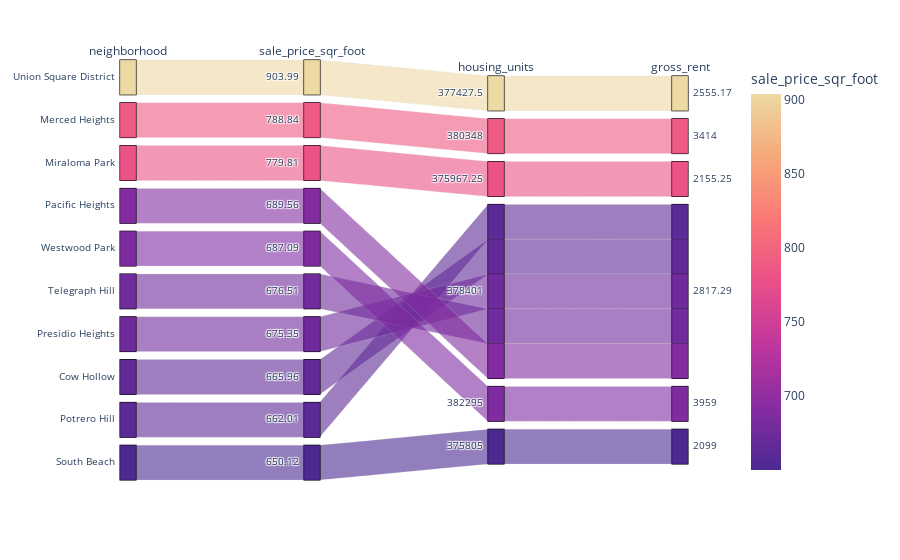

Source (notebook cell):
### Code cell
# Parallel Categories Plot
px.parallel_categories(expensive_neighborhood.reset_index(), color='sale_price_sqr_foot',color_continuous_scale=px.colors.sequential.Agsunset)

### Figure 1 — Plotly figure (JSON) as saved in the notebook; plotly's stock layout.template omitted (floating-point values rounded to 4 significant figures)
{"data": [{"dimensions": [{"label": "neighborhood", "values": ["Union Square District", "Merced Heights", "Miraloma Park", "Pacific Heights", "Westwood Park", "Telegraph Hill", "Presidio Heights", "Cow Hollow", "Potrero Hill", "South Beach"]}, {"label": "sale_price_sqr_foot", "values": [904.0, 788.8, 779.8, 689.6, 687.1, 676.5, 675.4, 666.0, 662.0, 650.1]}, {"label": "housing_units", "values": [377400.0, 380348, 376000.0, 378401, 382295, 378401, 378401, 378401, 378401, 375805]}, {"label": "gross_rent", "values": [2555.0, 3414, 2155.0, 2817.0, 3959, 2817.0, 2817.0, 2817.0, 2817.0, 2099]}], "domain": {"x": [0, 1], "y": [0, 1]}, "line": {"color": [904.0, 788.8, 779.8, 689.6, 687.1, 676.5, 675.4, 666.0, 662.0, 650.1], "coloraxis": "coloraxis"}, "name": "", "type": "parcats"}], "layout": {"autosize": true, "coloraxis": {"colorbar": {"title": {"text": "sale_price_sqr_foot"}}, "colorscale": [[0, "rgb(75, 41, 145)"], [0.1667, "rgb(135, 44, 162)"], [0.3333, "rgb(192, 54, 157)"], [0.5, "rgb(234, 79, 136)"], [0.6667, "rgb(250, 120, 118)"], [0.8333, "rgb(246, 169, 122)"], [1, "rgb(237, 217, 163)"]]}, "legend": {"tracegroupgap": 0}, "margin": {"t": 60}}}
